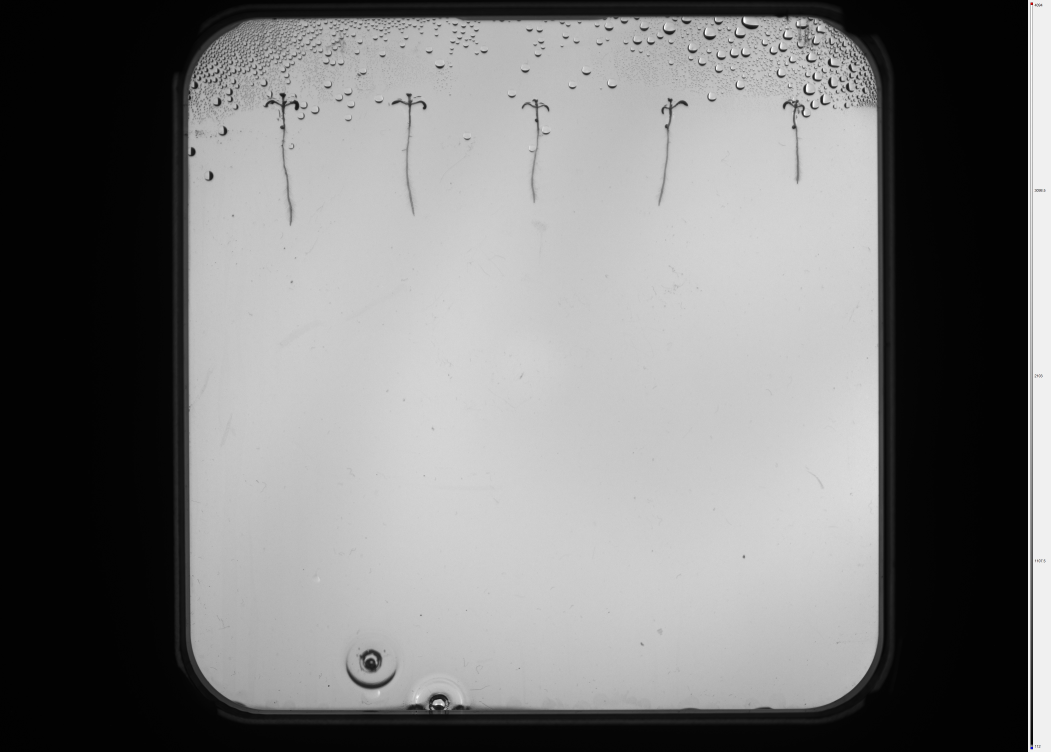
#> input picture Task_3/task_3_image_1.jpg, 4202 x 3006 px, given in place of task_3_image_1.png, which was not available (shown at 1/4 size)
$ jupyter execute Task_3.ipynb
#> lines starting #> are read from the running program, lines starting #| are printed output that depends on the picture; after the words box and inside, x2 and y2 are one past the last pixel; in counts of white or black regions, pixels touching at a corner belong together; pictures that were not available may be replaced by others from this repository, and a replacement may not be noted
#> in segment_plants_in_dish, image is the input picture: shape (3006, 4202, 3); mean B, G, R 123.1, 123.1, 123.1
[cell 1]
import cv2
import numpy as np
import matplotlib.pyplot as plt

[cell 2]
def extract_petri_dish(image):
    #convert the picture to gray if it wasn't already also computer doen't need color to find shapes.
    gray=cv2.cvtColor(image,cv2.COLOR_BGR2GRAY)
    #removing noise and keep the image smooth
    # I chose the gaussian blur because it is effective in reducing image noise and detail.
    blurred=cv2.GaussianBlur(gray,(11,11),0)
    # Use adaptive thresholding to handle different lighting conditions for different images
    thresh = cv2.adaptiveThreshold(blurred, 255,
                                   cv2.ADAPTIVE_THRESH_MEAN_C,
                                   cv2.THRESH_BINARY_INV, 51, 5)
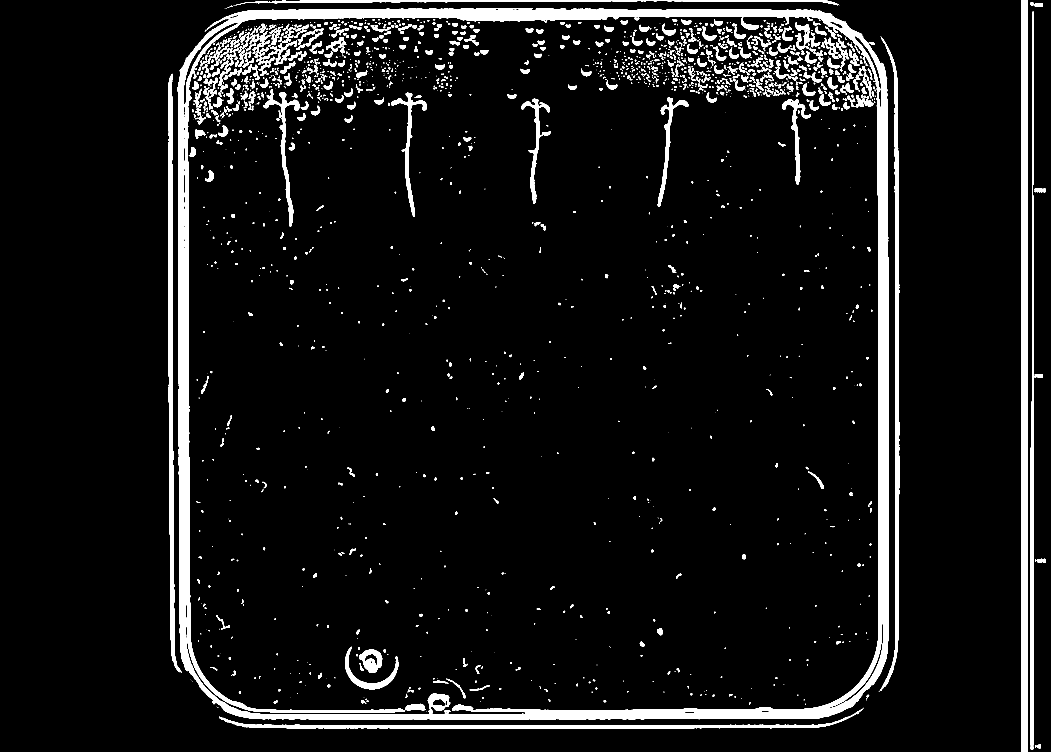
#> thresh: shape (3006, 4202) (shown at 1/4 size); 6.6% white; 2104 white regions (821 under 20 px), largest, box (x1, y1, x2, y2) and area: (710, 33, 3556, 2878) 388897, (4087, 0, 4112, 3006) 73582, (674, 295, 727, 2691) 35543
    kernel = np.ones((5, 5), np.uint8)
    # Close gaps in the thresholded image
    closed = cv2.morphologyEx(thresh, cv2.MORPH_CLOSE, kernel)
#> closed: shape (3006, 4202); 6.8% white; 1621 white regions (656 under 20 px)
    # Find contours in the closed image
    contours, _ = cv2.findContours(closed, cv2.RETR_EXTERNAL, cv2.CHAIN_APPROX_SIMPLE)
#> contours = 28 contours, 13 with area under 20; largest, box (x1, y1, x2, y2) and area: (710, 33, 3556, 2878) 7948816, (4087, 0, 4112, 3006) 70552, (674, 295, 727, 2691) 33306, (3515, 146, 3597, 2767) 31892, (876, 2831, 3455, 2916) 28290
    contours = sorted(contours, key=cv2.contourArea, reverse=True)

    for cnt in contours:
        x, y, w, h = cv2.boundingRect(cnt)
        if 0.8 < w / h < 1.2 and w > 200:
            size = max(w, h)
            cx, cy = x + w // 2, y + h // 2
            half = size // 2

            x1 = max(0, cx - half)
            y1 = max(0, cy - half)
            x2 = min(image.shape[1], cx + half)
            y2 = min(image.shape[0], cy + half)

            cropped = image[y1:y2, x1:x2]
            return cropped
#> this loop made 1 pass
#> (x, y, w, h, size, cx, cy, half) on pass 1: (710, 33, 2846, 2845, 2846, 2133, 1455, 1423)

    h, w = image.shape[:2]
    side = min(h, w)
    startx = (w - side) // 2
    starty = (h - side) // 2
    return image[starty:starty + side, startx:startx + side]

[cell 3]
def segment_plants_in_dish(image_path):
    """
    Loads an image, extracts the petri dish, and segments plants inside it.

    Returns:
        cropped_dish: The extracted Petri dish image (BGR)
        binary_mask: The binary mask used for segmentation (for visualization/debug)
        colored_mask: The segmented image with colored plants
    """
    # Load original image
    image = cv2.imread(image_path)
    if image is None:
        raise ValueError(f"Failed to load image from {image_path}")

    # Step 1: Extract the petri dish (crop to square area)
    cropped_dish = extract_petri_dish(image)

    # Step 2: Segment plants inside the dish (same as segment_plants)
    gray = cv2.cvtColor(cropped_dish, cv2.COLOR_BGR2GRAY)
#> gray: shape (2846, 2846)
    gray = cv2.normalize(gray, None, 0, 255, cv2.NORM_MINMAX)
    blurred = cv2.GaussianBlur(gray, (5, 5), 0)
#> blurred: shape (2846, 2846)
    clahe = cv2.createCLAHE(clipLimit=2.0, tileGridSize=(8,8))
    enhanced = clahe.apply(blurred.astype(np.uint8))

    _, binary = cv2.threshold(enhanced, 140, 255, cv2.THRESH_BINARY_INV)
#> binary: shape (2846, 2846); 10.2% white; 1411 white regions (836 under 20 px), largest, box (x1, y1, x2, y2) and area: (0, 0, 2846, 2846) 687438, (343, 331, 521, 871) 9296, (715, 2561, 821, 2663) 7442
    kernel = np.ones((3, 3), np.uint8)
    binary = cv2.dilate(binary, kernel, iterations=1)
#> binary: shape (2846, 2846); 11.3% white; 1114 white regions (309 under 20 px), largest, box (x1, y1, x2, y2) and area: (0, 0, 2846, 2846) 741484, (342, 324, 522, 872) 11544, (669, 2583, 879, 2730) 8198

    retval, labels, stats, centroids = cv2.connectedComponentsWithStats(binary)
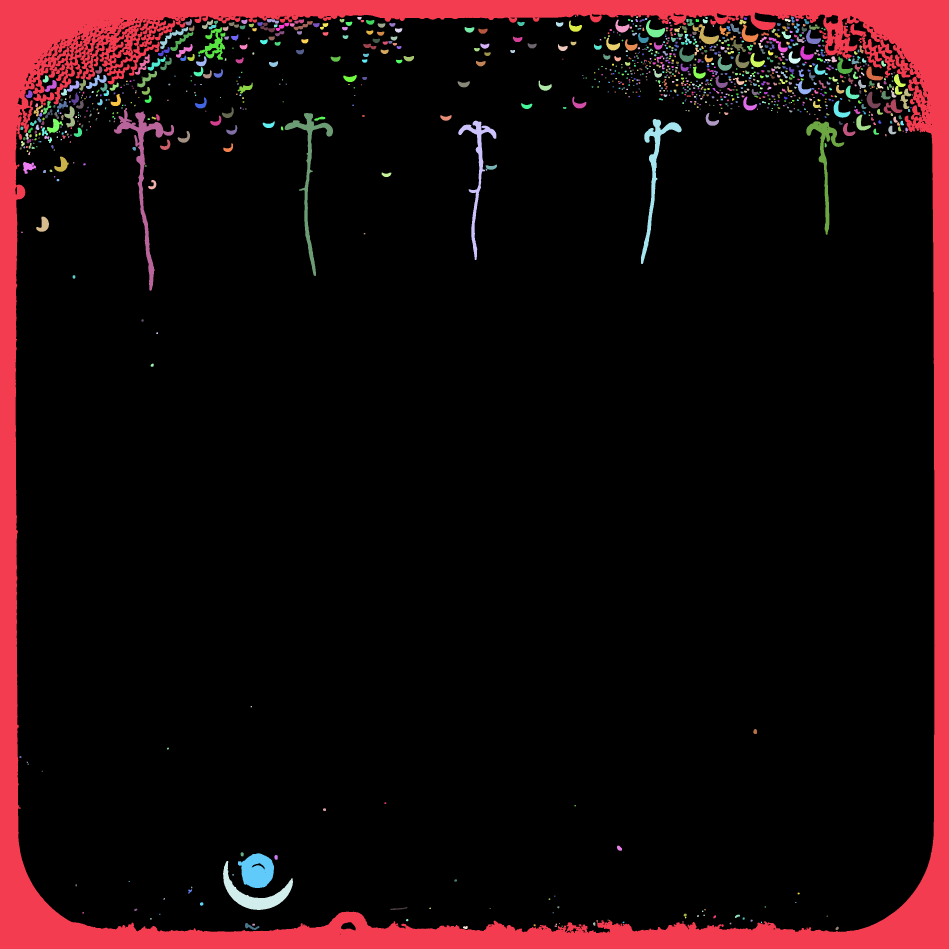
#> labels: shape (2846, 2846) int32 (shown at 1/3 size); 1115 distinct labels, from 0 to 1114; one colour per label, 0 black
#> retval = 1115; stats = 1115 rows, first 6: [46, 37, 2758, 2768, 7181460], [0, 0, 2846, 2846, 741484], [1725, 47, 3, 3, 9], [1908, 49, 6, 5, 28], [1072, 51, 13, 8, 88], [2116, 51, 7, 6, 38]; centroids = 1115 pairs, first value 60.73 to 2737, second value 48 to 2784.7

    edge_mask = np.zeros_like(labels, dtype=bool)
    edge_mask[0:260, :] = True
    edge_mask[-300:, :] = True
    edge_mask[:, 0:200] = True
    edge_mask[:, -140:] = True

    plant_colors = [
        [180, 120, 240],
        [240, 180, 120],
        [120, 240, 180],
        [180, 240, 120],
        [240, 120, 180],
    ]

    background_color = [20, 20, 30]
    colored_mask = np.ones((binary.shape[0], binary.shape[1], 3), dtype=np.uint8)
    colored_mask[:] = background_color

    valid_plants = []
    for i in range(1, retval):
        x, y, w, h, area = stats[i]
        if (
            area > 1500 and
            h > 200 and
            h/w > 0.4 and
            y < binary.shape[0]*0.95 and
            w < binary.shape[1]*0.5
        ):
            valid_plants.append((i, h, x))
#> this loop made 1114 passes
#> after the loop, valid_plants = [(874, 548, 342), (914, 489, 854), (948, 435, 1923), (956, 418, 1375), (962, 340, 2419)]

    valid_plants.sort(key=lambda x: x[2])

    for color_idx, (plant_label, _, _) in enumerate(valid_plants):
        if color_idx < len(plant_colors):
            mask = (labels == plant_label) & ~edge_mask
            colored_mask[mask] = plant_colors[color_idx]
#> this loop made 5 passes
#> plant_label on passes 1 to 5: 874, 914, 956, 948, 962

    return cropped_dish, binary, colored_mask

[cell 4]
dish, mask, result = segment_plants_in_dish(r"E:\Github\Block A 2\2025-26b-fai2-adsai-MohammadaliJaberi244437\Task_3\pictures\task_3_image_1.png")

# Show with matplotlib
import matplotlib.pyplot as plt
plt.figure(figsize=(15,15))
plt.subplot(1,3,1)
plt.title("Petri Dish")
plt.imshow(cv2.cvtColor(dish, cv2.COLOR_BGR2RGB))
plt.axis("off")

plt.subplot(1,3,2)
plt.title("Binary Mask")
plt.imshow(mask, cmap='gray')
plt.axis("off")

plt.subplot(1,3,3)
plt.title("Segmented Plants")
plt.imshow(cv2.cvtColor(result, cv2.COLOR_BGR2RGB))
plt.axis("off")
plt.show()

[cell 5]
dish, mask, result = segment_plants_in_dish(r"E:\Github\Block A 2\2025-26b-fai2-adsai-MohammadaliJaberi244437\Task_3\pictures\task_3_image_2.png")
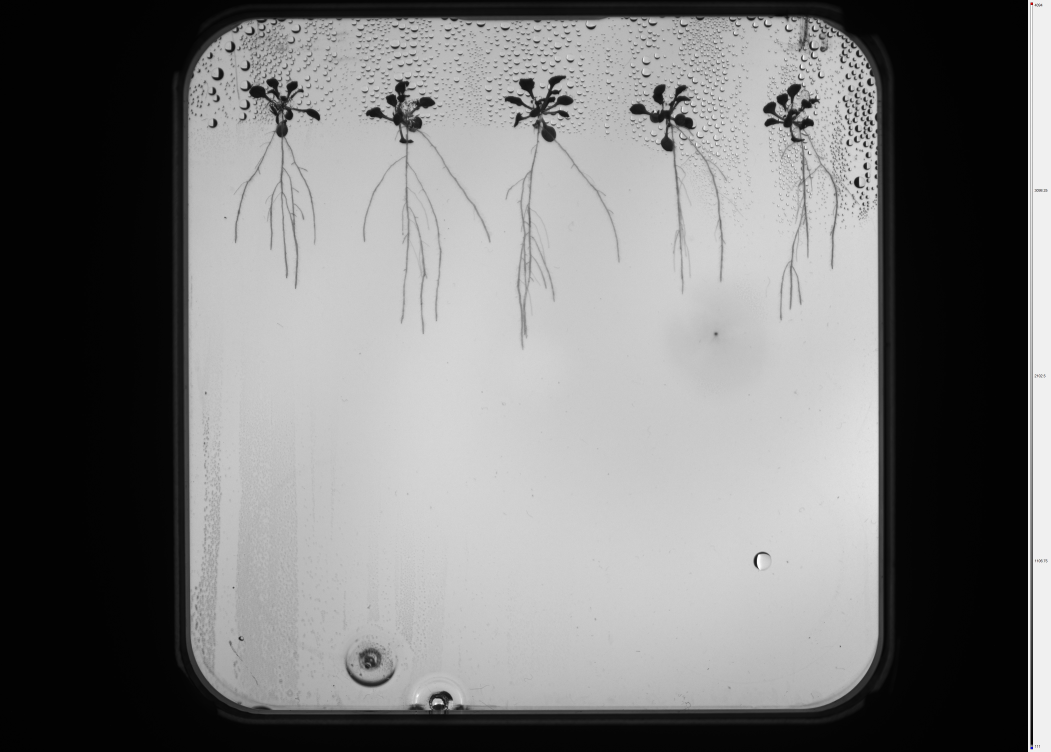
#> input picture Task_3/task_3_image_2.jpg, 4202 x 3006 px, given in place of task_3_image_2.png, which was not available (shown at 1/4 size)
#> in segment_plants_in_dish, image is the input picture: shape (3006, 4202, 3); mean B, G, R 121.2, 121.2, 121.2
#> in extract_petri_dish (call 2), `thresh = cv2.adaptiveThreshold(blurred, 255, cv2.ADAPTIVE_THRESH_MEAN_..`: thresh: shape (3006, 4202); 9.3% white; 3165 white regions (870 under 20 px), largest, box (x1, y1, x2, y2) and area: (710, 33, 3556, 2878) 398453, (4087, 0, 4112, 3006) 73582, (1450, 315, 1964, 1339) 51019
#> in extract_petri_dish (call 2), `closed = cv2.morphologyEx(thresh, cv2.MORPH_CLOSE, kernel)`: closed: shape (3006, 4202); 9.5% white; 2528 white regions (705 under 20 px)
#> in extract_petri_dish (call 2), `contours, _ = cv2.findContours(closed, cv2.RETR_EXTERNAL, cv2.CHAIN_AP..`: contours = 20 contours, 5 with area under 20; largest, box (x1, y1, x2, y2) and area: (710, 33, 3556, 2878) 7945827, (4087, 0, 4112, 3006) 70552, (674, 294, 726, 2688) 32797, (3514, 150, 3597, 2771) 30861, (877, 2836, 3452, 2916) 27670
#> the loop in extract_petri_dish (call 2), `for cnt in contours:` made 1 pass
#> in segment_plants_in_dish (call 2), `_, binary = cv2.threshold(enhanced, 140, 255, cv2.THRESH_BINARY_INV)`: binary: shape (2846, 2846); 13% white; 2402 white regions (972 under 20 px), largest, box (x1, y1, x2, y2) and area: (0, 0, 2846, 2846) 667119, (1301, 268, 1768, 1354) 45530, (230, 243, 572, 1123) 42195
#> in segment_plants_in_dish (call 2), `binary = cv2.dilate(binary, kernel, iterations=1)`: binary: shape (2846, 2846); 15.1% white; 2074 white regions (304 under 20 px), largest, box (x1, y1, x2, y2) and area: (0, 0, 2846, 2846) 694443, (1300, 267, 1769, 1355) 54955, (229, 242, 573, 1124) 52587
#> in segment_plants_in_dish (call 2), `retval, labels, stats, centroids = cv2.connectedComponentsWithStats(bi..`:
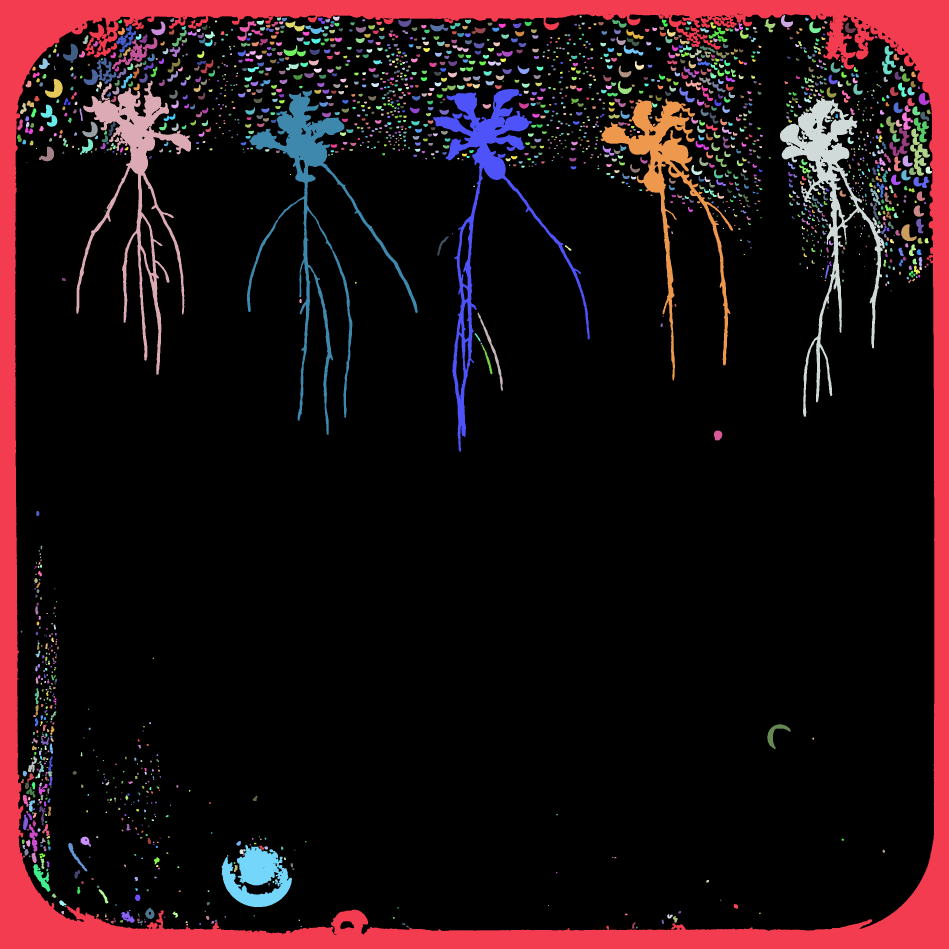
#> labels: shape (2846, 2846) int32 (shown at 1/3 size); 2075 distinct labels, from 0 to 2074; one colour per label, 0 black
#> in segment_plants_in_dish (call 2), `retval, labels, stats, centroids = cv2.connectedComponentsWithStats(bi..`: retval = 2075; stats = 2075 rows, first 6: [46, 39, 2757, 2766, 6880627], [0, 0, 2846, 2846, 694443], [2343, 45, 36, 37, 639], [1739, 47, 6, 6, 31], [999, 49, 20, 13, 199], [831, 52, 12, 10, 96]; centroids = 2075 pairs, first value 57.58 to 2785.5, second value 49.42 to 2781.9
#> the loop in segment_plants_in_dish (call 2), `for i in range(1, retval):` made 2074 passes
#> after the loop in segment_plants_in_dish (call 2), `for i in range(1, retval):`: valid_plants = [(569, 882, 229), (662, 1088, 1300), (675, 1033, 741), (755, 956, 2340), (763, 845, 1802), (1612, 235, 1433)]
#> the loop in segment_plants_in_dish (call 2), `for color_idx, (plant_label, _, _) in enumerate(valid_plants):` made 6 passes
#> plant_label on passes 1 to 6: 569, 675, 662, 1612, 763, 755
#> after the loop in segment_plants_in_dish (call 2), `for color_idx, (plant_label, _, _) in enumerate(valid_plants):`:
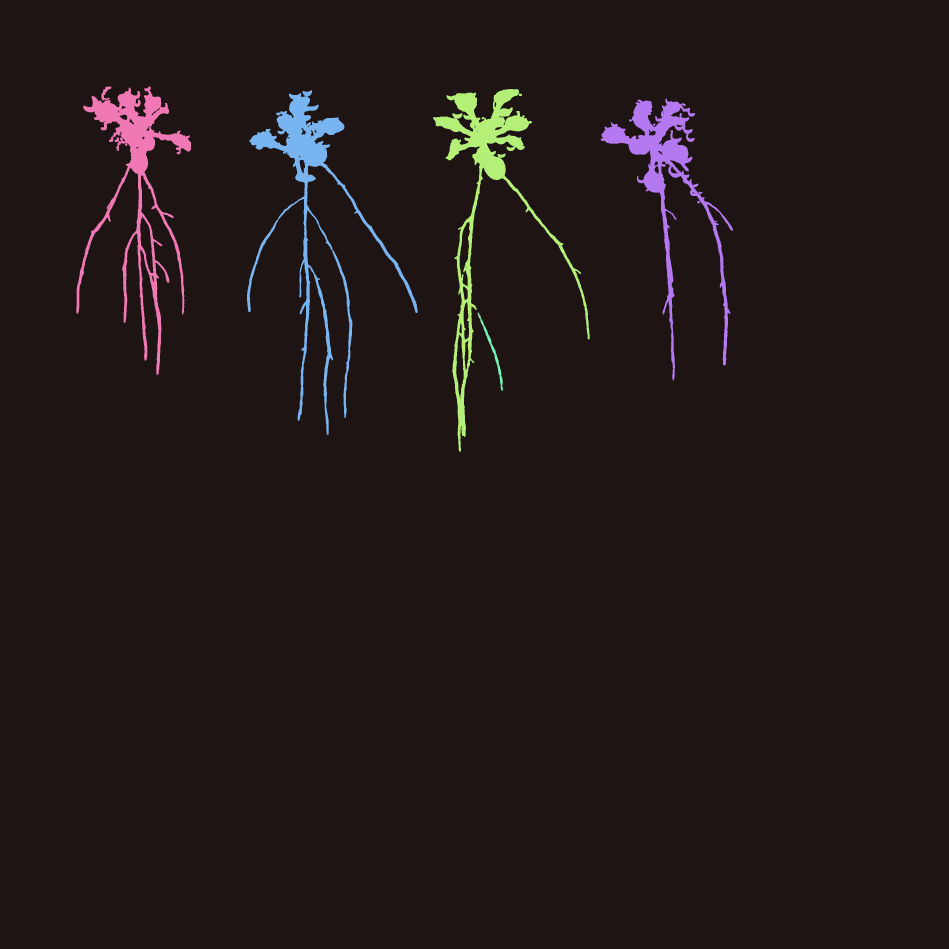
#> colored_mask: shape (2846, 2846, 3) (shown at 1/3 size); mean of channels 0, 1, 2 24.4, 23.8, 33.8; drawn as B, G, R

# Show with matplotlib
import matplotlib.pyplot as plt
plt.figure(figsize=(15,15))
plt.subplot(1,3,1)
plt.title("Petri Dish")
plt.imshow(cv2.cvtColor(dish, cv2.COLOR_BGR2RGB))
plt.axis("off")

plt.subplot(1,3,2)
plt.title("Binary Mask")
plt.imshow(mask, cmap='gray')
plt.axis("off")

plt.subplot(1,3,3)
plt.title("Segmented Plants")
plt.imshow(cv2.cvtColor(result, cv2.COLOR_BGR2RGB))
plt.axis("off")
plt.show()
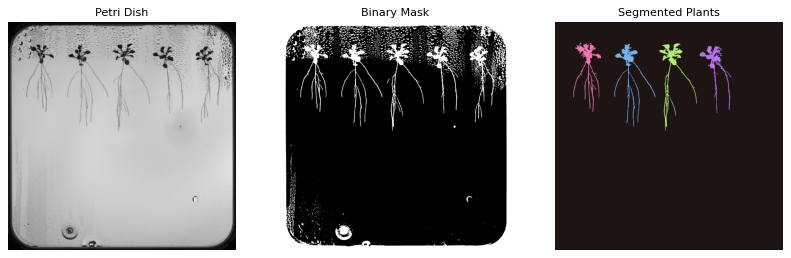
#> figure drawn by matplotlib, 3 panels
